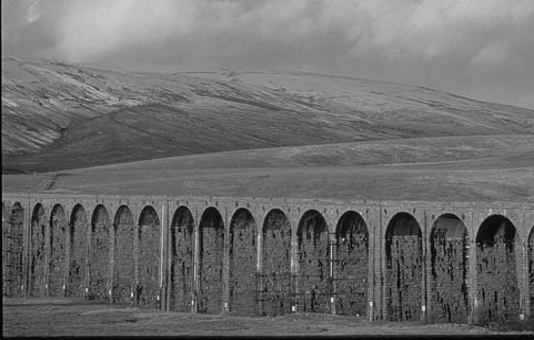
#> input picture Image-Masking/bridge.png, 534 x 340 px
$ python Masking.py
#> lines starting #> are read from the running program, lines starting #| are printed output that depends on the picture; pictures that were not available may be replaced by others from this repository, and a replacement may not be noted
from numpy import array
from PIL import Image

# Importing the Image into a 2-D Array
# ------------------------------------------- #

#storing the image into a veriable
imageBridge = Image.open("bridge.png")
#> imageBridge is the input picture: PIL image 534x340 L; min 0, max 240, mean 108.2
#wb = 534, hb = 340
wb,hb = imageBridge.size
#> wb = 534; hb = 340
imageArrayBridge = array(imageBridge)

imageFish = Image.open("fish.png")
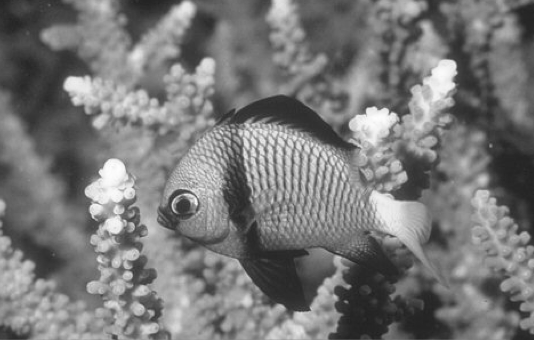
#> input picture Image-Masking/fish.png, 534 x 340 px
#> imageFish is the input picture: PIL image 534x340 L; min 32, max 254, mean 119.9
#wb = 534, hb = 340
wf,hf = imageFish.size
#> wf = 534; hf = 340
imageArrayFish = array(imageFish)

imageMask = Image.open("mask.png")
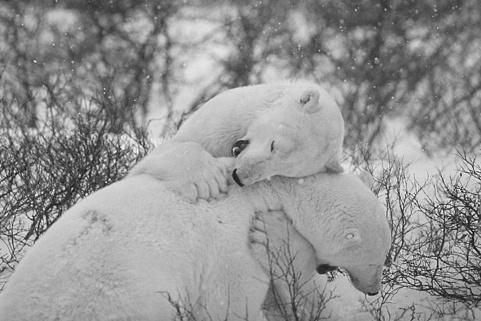
#> input picture Brightness/183087.jpg, 481 x 321 px, given in place of mask.png, which was not available
#> imageMask is the input picture: PIL image 481x321 L; min 0, max 255, mean 147.8
#wb = 534, hb = 340
wm,hm = imageMask.size
#> wm = 481; hm = 321
imageArrayMask = array(imageMask)

# ------------------------------------------- #
#Using 3 images, A, B, and M apply the following
#   Image c =   A when M > 0
#               B when M = 0

#print(imageArrayMask)


tempImageArray = imageArrayMask
newImageArray = imageArrayBridge
newImageArrayPic = newImageArray


#use shape
#keep names like proper humans do
for i in range (hm-1):
    for j in range (wm-1):
        if (tempImageArray[i][j] > 0 ):
            newImageArray[i][j] = imageArrayFish[i][j]
        elif (tempImageArray[i][j] == 0):
            newImageArray[i][j] = imageArrayBridge[i][j]
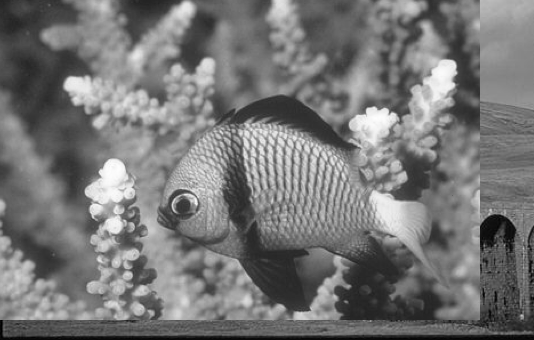
#> newImageArray: shape (340, 534); min 0, max 254, mean 118.3

#print(newImageArray)
#print(type(newImageArray))

newImageArrayPic = Image.fromarray(newImageArray,)
newImageArrayPic.save("newImageMasked.jpg")
newImageArrayPic.show()
